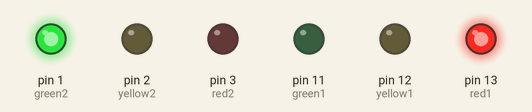
Recording of a sketch running on a simulated Arduino Uno, built with avr-gcc and run on an emulated ATmega328P. Parts: output pins drawn as LEDs (lit = HIGH).

Above: at 4.5 s.
At 18.5 s:
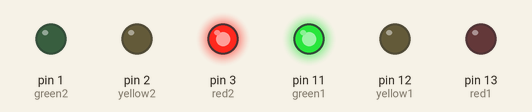
At 25.5 s:
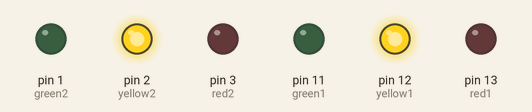
Timing chart, 0 to 36.4 s (numbered marks = the images above):
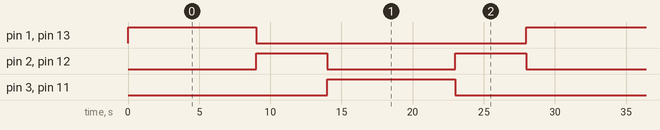

The sketch:

6_leds1.ino
```cpp
 int red1=13;
int yellow1=12;
int green1=11;
int red2=3;
int yellow2=2;
int green2=1;
void setup(){
  pinMode(red1,OUTPUT);
  pinMode(yellow1,OUTPUT);
  pinMode(green1,OUTPUT);
  pinMode(red2,OUTPUT);
  pinMode(yellow2,OUTPUT);
  pinMode(green2,OUTPUT);

}
void loop(){
  digitalWrite(red1,HIGH);
  digitalWrite(green2,HIGH);
  delay(9000);
  digitalWrite(red1,LOW);
  digitalWrite(green2,LOW);

  digitalWrite(yellow1,HIGH);
  digitalWrite(yellow2,HIGH);
  delay(5000);
  digitalWrite(yellow1,LOW);
  digitalWrite(yellow2,LOW);

  digitalWrite(green1,HIGH);
  digitalWrite(red2,HIGH);
  delay(9000);
  digitalWrite(green1,LOW);
  digitalWrite(red2,LOW);


  digitalWrite(yellow1,HIGH);
  digitalWrite(yellow2,HIGH);
  delay(5000);
  digitalWrite(yellow1,LOW);
  digitalWrite(yellow2,LOW);


}
```

Measured:
- by itself, pin 1 (green2), pin 3 (red2), pin 11 (green1), pin 13 (red1): alternates HIGH for 9.0 s and LOW for 19.0 s
- by itself, pin 2 (yellow2), pin 12 (yellow1): alternates HIGH for 5.0 s and LOW for 9.0 s
- by itself, everything shown: repeats every 28.0 s, in 5 steps
